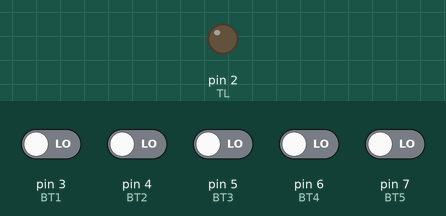
Simulated run of this sketch. Board: Arduino Uno, built with avr-gcc and run on an emulated ATmega328P. Shown: output pins drawn as LEDs (lit = HIGH). The test bench sets the inputs (shaded band); at power-on: pin 3 (BT1), pin 4 (BT2), pin 5 (BT3), pin 6 (BT4), pin 7 (BT5) LOW. What the sketch prints to the serial monitor is not drawn.

Above: at 1.2 s.
1.3 s: pin 3 (BT1) driven HIGH
At 1.9 s:
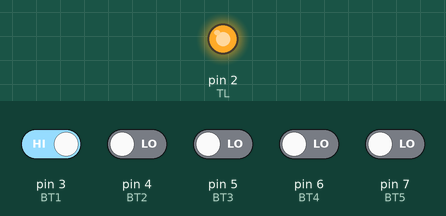
5.8 s: pin 3 (BT1) driven LOW
At 6.5 s:
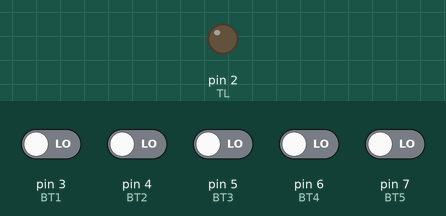
Timing chart, 0 to 8.3 s (numbered marks = the images above; inputs shaded):
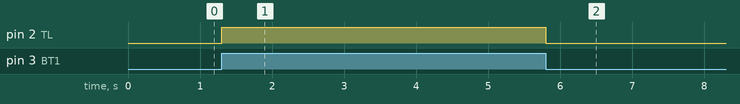

The sketch:

V1.ino
```cpp
#include <SoftwareSerial.h>

#define BT1 3
#define BT2 4
#define BT3 5
#define BT4 6
#define BT5 7

#define TL 2

char c = ' ';
bool NL = true, lastisbl = false;
bool b1_pressed = false, b2_pressed = false, b3_pressed = false, b4_pressed = false, b5_pressed = false;


SoftwareSerial hc05(10, 11);

void setup() {
  pinMode(BT1, INPUT);
  pinMode(BT2, INPUT);
  pinMode(BT3, INPUT);
  pinMode(BT4, INPUT);
  pinMode(BT5, INPUT);

  pinMode (TL, OUTPUT);

  Serial.begin(9600);
  hc05.begin(9600);

  Serial.println("Started");
}

bool update_button(int button, bool *button_state) {
  if (digitalRead(button) == HIGH && *button_state == false) {
    *button_state = true;
    return true;
  } else if (digitalRead(button) == LOW && *button_state == true) {
    *button_state = false;
  }
  return false;
}

void loop() {
  if (digitalRead(BT1) == HIGH && b1_pressed == false) {
    b1_pressed = true;
    digitalWrite(TL, HIGH);
  } else if (digitalRead(BT1) == LOW && b1_pressed == true) {
    b1_pressed = false;
    digitalWrite(TL, LOW);
  }

  if (update_button(BT2, &b2_pressed)) {
    hc05.println("ILP+B2");
  }

  if (update_button(BT3, &b3_pressed)) {
    hc05.println("ILP+B3");
  }

  if (update_button(BT4, &b4_pressed)) {
    hc05.println("ILP+B4");
  }

  if (update_button(BT5, &b5_pressed)) {
    hc05.println("ILP+B5");
  }

  if (digitalRead(BT1) == HIGH && b1_pressed == false) {
    digitalWrite(TL, HIGH);
  } else if (digitalRead(BT1) == LOW && b1_pressed == true) {
    digitalWrite(TL, LOW);
  }


  if (hc05.available())
  {
    c = hc05.read();
    Serial.write(c);
    lastisbl = true;
  }

  if (Serial.available())
  {
    c = Serial.read();
    hc05.write(c);

    if (NL) {
      if (lastisbl)
      {
        Serial.print("\n");
      }
      Serial.print("> ");
      NL = false;
    }

    Serial.write(c);
    if (c == 10) {
      NL = true;
    }
    lastisbl = false;
  }
}
```

Measured:
- after the input at 1.3 s, pin 2 (TL): LOW → HIGH at once
- after the input at 5.8 s, pin 2 (TL): HIGH → LOW at once
